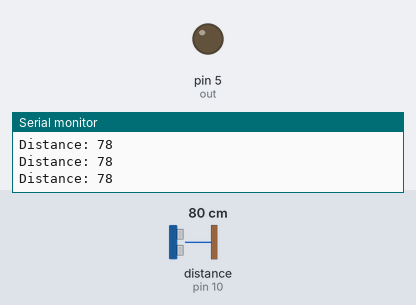
A sketch run on a simulated Arduino Uno, built with avr-gcc and run on an emulated ATmega328P. Shown: output pins drawn as LEDs (lit = HIGH), the last lines printed to the serial monitor. Wiring (inferred from the names in the program): ultrasonic range finder: trigger pin 9; echo pin 10. The test bench sets the inputs (shaded band); at power-on: distance to the obstacle (sensor on pin 10) 80 cm. The echo pulse lasts 58.3 µs per cm; pins used as bus, display or sensor lines are not drawn.

Above: at 1.2 s.
1.3 s: distance to the obstacle (sensor on pin 10) set to 12 cm
2.8 s: distance to the obstacle (sensor on pin 10) set to 9 cm
At 3.1 s:
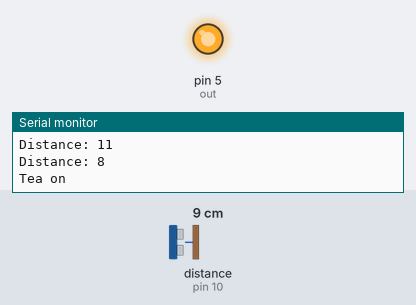
Timing chart, 0 to 7.3 s (numbered marks = the images above; inputs shaded):
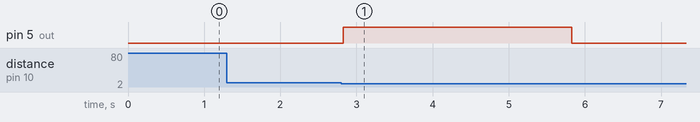

The sketch:

auto_tea.ino
```cpp
// variable declaration
int trigPin = 9;
int echoPin = 10;
int out = 5;
int flag=true;
long duration;
int distance;
void setup() {
  pinMode(trigPin, OUTPUT); // Sets the trigPin as an Output
  pinMode(echoPin, INPUT); // Sets the echoPin as an Input
  pinMode(out, OUTPUT);
  digitalWrite(out, LOW);
  Serial.begin(9600); // Starts the serial communication
}
void loop() {
  // Clears the trigPin
  digitalWrite(trigPin, LOW);
  delayMicroseconds(2);
  // Sets the trigPin on HIGH state for 10 micro seconds
  digitalWrite(trigPin, HIGH);
  delayMicroseconds(10);
  digitalWrite(trigPin, LOW);
  // Reads the echoPin, returns the sound wave travel time in microseconds
  duration = pulseIn(echoPin, HIGH);
  // Calculating the distance
  distance = duration * 0.034 / 2;
  // Prints the distance on the Serial Monitor
  Serial.print("Distance: ");
  Serial.println(distance);
  if((distance<10) && (flag == true))
  {
    Serial.println("Tea on");
    digitalWrite(out, HIGH);
    delay(3000);
    Serial.println("Tea off");
    digitalWrite(out, LOW);
    flag = false;
  }
 else if((distance>15) && (flag == false))
 {
  Serial.println("Tea reset");
  digitalWrite(out, LOW);
  flag = true;
 }
 digitalWrite(out, LOW);
}
```

Measured:
- the behaviour switches between 11 and 10 cm on distance to the obstacle (sensor on pin 10) (found by bisection; images 0 and 1)
- after the input at 2.8 s, pin 5 (out): LOW → HIGH at once, → LOW 3.0 s later
